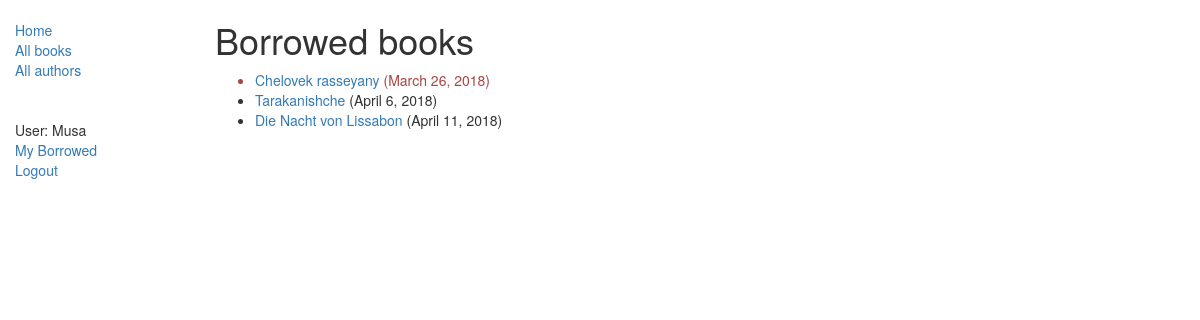
Screenshot of /catalog/mybooks/ (signed in) with the database file from the repository.
### catalog/models.py (models this page shows, shortened)
class BookInstance(models.Model):
    id = models.UUIDField(primary_key=True, default=uuid.uuid4,
                          help_text="Unique ID for this particular book"
                                    " across whole library"
                          )
    book = models.ForeignKey('Book', on_delete=models.SET_NULL, null=True)
    imprint = models.CharField(max_length=200)
    due_back = models.DateField(null=True, blank=True)
    borrower = models.ForeignKey(User, on_delete=models.SET_NULL, null=True,
                                 blank=True)
    LOAN_STATUS = (
        ('m', 'Maintenance'),
        ('o', 'On loan'),
        ('a', 'Available'),
        ('r', 'Reserved'),
    )
    status = models.CharField(max_length=1, choices=LOAN_STATUS, blank=True,
                              default='m', help_text='Book availability')
    class Meta:
        ordering = ["due_back"]
        permissions = (('can_mark_returned', 'Set book as returned'), )
    @property
    def is_overdue(self):
        if self.due_back and date.today() > self.due_back:
            return True
        return False

class Book(models.Model):
    title = models.CharField(max_length=200)
    author = models.ForeignKey('Author', on_delete=models.SET_NULL, null=True)
    summary = models.TextField(max_length=1000,
                               help_text='Enter a brief description of the book'
                               )
    isbn = models.CharField('ISBN', max_length=13,
                            help_text='13 Character <a href="https://www.isbn'
                                      '-international.org/content/what-isbn"'
                                      '>ISBN number</a>'
                            )
    genre = models.ManyToManyField(Genre,
                                   help_text='Select a genre for this book')
    language = models.ForeignKey('Language',
                                 on_delete=models.SET_NULL,
                                 null=True
                                 )
    def display_genre(self):
        """
        Creates a string for the Genre.
        This is required to display genre in Admin.
        """
        return ', '.join([ genre.name for genre in self.genre.all()[:3] ])
    display_genre.short_description = 'Genre'

### catalog/views.py (the view)
# urls.py: path('mybooks/', views.LoanedBooksByUserListView.as_view(), name='my-borrowed'),
class LoanedBooksByUserListView(LoginRequiredMixin, generic.ListView):
    model = BookInstance
    template_name = 'catalog/bookinstance_list_borrowed_user.html'
    paginate_by = 10
    def get_queryset(self):
        return BookInstance.objects.filter(borrower=self.request.user).filter(
            status__exact='o').order_by('due_back')

### catalog/templates/catalog/bookinstance_list_borrowed_user.html
{% extends "base_generic.html" %}
{% block content %}
    <h1>Borrowed books</h1>
    {% if bookinstance_list %}
    <ul>
      {% for bookinst in bookinstance_list %}
      <li class="{% if bookinst.is_overdue %}text-danger{% endif %}">
        <a href="{% url 'book-detail' bookinst.book.pk %}">{{bookinst.book.title}}</a> ({{ bookinst.due_back }})
      </li>
      {% endfor %}
    </ul>
    {% else %}
      <p>There are no books borrowed.</p>
    {% endif %}
{% endblock %}

### catalog/templates/base_generic.html (shortened to what this page needs)
<!DOCTYPE html>
<html lang="en">
<head>
  <link
    rel="stylesheet"
    href="https://maxcdn.bootstrapcdn.com/bootstrap/3.3.7/css/bootstrap.min.css"
  >
  {% load static %}
  <link rel="stylesheet" href="{% static 'css/styles.css' %}">
</head>
<body>
  <div class="container-fluid">
    <div class="row">
      <div class="col-sm-2">
        {% block sidebar %}
        <ul class="sidebar-nav">
          <li><a href="{% url 'index' %}">Home</a></li>
          <li><a href="{% url 'books' %}">All books</a></li>
          <li><a href="{% url 'authors' %}">All authors</a></li>
          <br>
          <br>
          {% if user.is_authenticated %}
            <li>User: {{ user.get_username }}</li>
            <li><a href="{% url 'my-borrowed' %}">My Borrowed</a></li>
            <li><a href="{% url 'logout'%}?next={{request.path}}">Logout</a></li>
          {% else %}
            <li><a href="{% url 'login'%}?next={{request.path}}">Login</a></li>
          {% endif %}
          <br>
          <br>
          <br>
        </ul>
        {% endblock %}
      </div>
      <div class="col-sm-10 ">
        {% block content %}{% endblock %}
      </div>
    </div>
  </div>
</body>
</html>

### catalog/static/css/styles.css (style rules this page uses)
.sidebar-nav { margin-top: 20px; padding: 0; list-style: none; }

### rows the page displays
BookInstance: book "Chelovek rasseyany", due_back "March 26, 2018"
BookInstance: book "Tarakanishche", due_back "April 6, 2018"
BookInstance: book "Die Nacht von Lissabon", due_back "April 11, 2018"

### other values shown
{{ user.get_username }} "Musa"
